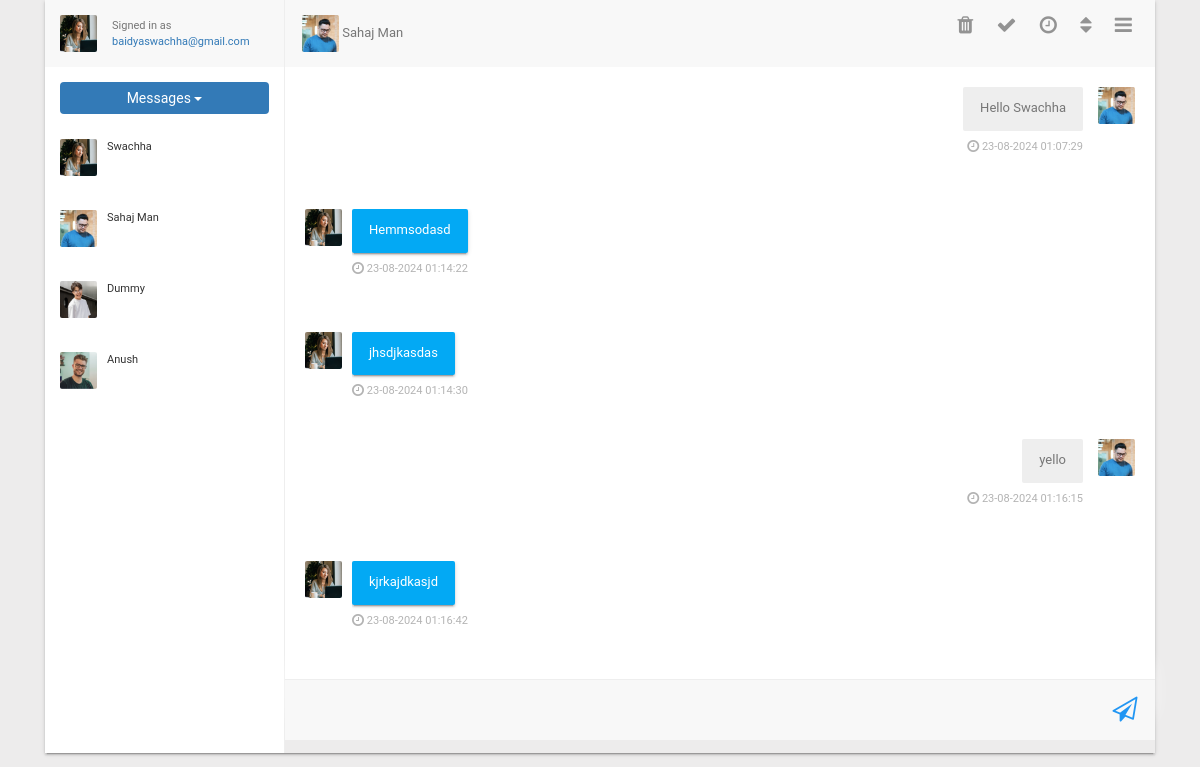
The page /message.php?id=8 (signed in) on the database its author committed.
### tables this page shows
CREATE TABLE `tbl_social_users` (
  `id` int(11) NOT NULL,
  `username` varchar(50) NOT NULL,
  `email` varchar(50) NOT NULL,
  `password` varchar(255) NOT NULL,
  `filename` varchar(50) NOT NULL,
  `address` varchar(50) NOT NULL,
  `joined` varchar(50) NOT NULL,
  `background` varchar(100) NOT NULL,
  `about` varchar(100) NOT NULL,
  `web` varchar(20) NOT NULL
);

CREATE TABLE `tbl_social_messages` (
  `messageID` int(11) NOT NULL,
  `userID` int(11) NOT NULL,
  `message` varchar(128) NOT NULL,
  `dateandtime` varchar(100) NOT NULL,
  `toUser` int(11) NOT NULL
);

### message.php (the view, shortened to what this page needs)
<?php
  $id = $_GET['id'];
  $id_curr = $_SESSION["userNo"];
  $connect = mysqli_connect('localhost','root','','social_db');
  if($connect){
    $sql = "SELECT * FROM tbl_social_users WHERE id = '$id'";
    $sqlUsr = "SELECT * FROM tbl_social_users";
    $sqlMsgUser = "SELECT * FROM tbl_social_messages WHERE (userID = '$id_curr' AND toUser = '$id') OR (userID = '$id' AND toUser = '$id_curr')";
    $queryUsr = $connect->query($sqlUsr);
    $query = $connect->query($sql);
    $user = $query->fetch_assoc();
    $username = $user['username'];
    $pfp = $user['filename'];
    $messages = $connect->query($sqlMsgUser);
  }else{
    echo 'Could not connect';
  }
?>
<?php include_once('bs-links.php'); ?>
<!DOCTYPE html>
<html lang="en">
  <head>
    <link href="https://netdna.bootstrapcdn.com/bootstrap/3.3.4/css/bootstrap.min.css"
    rel="stylesheet">
    <link href="css/cs-message.css"
    rel="stylesheet">
  </head>
  <body>
    <link href="https://maxcdn.bootstrapcdn.com/font-awesome/4.3.0/css/font-awesome.min.css"
    rel="stylesheet">
    <div class="container bootstrap snippets bootdey">
      <div class="tile tile-alt" id="messages-main">
        <div class="ms-menu">
          <div class="ms-user clearfix">
            <?php if(!empty($_SESSION['userPfp'])){ ?>
              <img src="./pfp/<?= $_SESSION['userPfp']; ?>" alt class="img-avatar pull-left">
            <?php }else{ ?>
              <img class="img-avatar pull-left" src="https://bootdey.com/img/Content/avatar/avatar6.png" alt>
            <?php } ?>
            <div>
              Signed in as
              <br>
              <a href="/cdn-cgi/l/email-protection" class="__cf_email__" data-cfemail="ddb0f0b5b2b1b1bcaabca49dbab0bcb4b1f3beb2b0">
                <?php echo $_SESSION['userEmail']; ?>
              </a>
            </div>
          </div>
          <div class="p-15">
            <div class="dropdown">
              <a class="btn btn-primary btn-block" href data-toggle="dropdown">
                Messages
                <i class="caret m-l-5">
                </i>
              </a>
            </div>
          </div>
          <div class="list-group lg-alt">
            <?php while($friends = $queryUsr->fetch_assoc()){ ?>
              <a class="list-group-item media" href="message.php?id=<?= $friends['id']; ?>">
                <div class="pull-left">
                  <?php if(!empty($friends['filename'])){ ?>
                    <img src="./pfp/<?= $friends['filename']; ?>" alt class="img-avatar">
                  <?php }else{ ?>
                    <img class="img-avatar" src="https://bootdey.com/img/Content/avatar/avatar6.png" alt>
                  <?php } ?>
                </div>
                <div class="media-body">
                  <small class="list-group-item-heading">
                    <?php echo $friends['username']; ?>
                  </small>
                </div>
              </a>
            <?php } ?>
          </div>
        </div>
        <div class="ms-body">
          <div class="action-header clearfix">
            <div class="pull-left hidden-xs">
              <?php if(!empty($pfp)){ ?>
                <img src="./pfp/<?= $pfp; ?>" alt class="img-avatar m-r-10">
              <?php }else{ ?>
                <img src="https://bootdey.com/img/Content/avatar/avatar6.png" alt class="img-avatar m-r-10">
              <?php } ?>
              <span>
                <?php echo $username; ?>
              </span>
            </div>
            <ul class="ah-actions actions">
              <li>
                <a href>
                  <i class="fa fa-trash">
                  </i>
                </a>
              </li>
              <li>
                <a href>
                  <i class="fa fa-check">
                  </i>
                </a>
              </li>
              <li>
                <a href>
                  <i class="fa fa-clock-o">
                  </i>
                </a>
              </li>
              <li class="dropdown">
                <a href data-toggle="dropdown" aria-expanded="true">
                  <i class="fa fa-sort">
                  </i>
                </a>
              </li>
              <li class="dropdown">
                <a href data-toggle="dropdown" aria-expanded="true">
                  <i class="fa fa-bars">
                  </i>
                </a>
              </li>
            </ul>
          </div>
          <div id="messageDiv">
            <?php while($messageAll = $messages->fetch_assoc()){ ?>
              <?php if($messageAll['userID'] == $id_curr){ ?>
                <div class="message-feed media">
                  <div class="pull-left">
                    <img src="./pfp/<?= $_SESSION['userPfp']; ?>" alt class="img-avatar">
                  </div>
                  <div class="media-body">
                    <div class="mf-content">
                      <?php echo $messageAll['message']; ?>
                    </div>
                    <small class="mf-date">
                      <i class="fa fa-clock-o">
                      </i>
                      <?php echo $messageAll['dateandtime']; ?>
                    </small>
                  </div>
                </div>
              <?php }else{ ?>
                <div class="message-feed right">
                  <div class="pull-right">
                    <img src="./pfp/<?= $pfp; ?>" alt class="img-avatar">
                  </div>
                  <div class="media-body">
                    <div class="mf-content">
                      <?php echo $messageAll['message']; ?>
                    </div>
                    <small class="mf-date">
                      <i class="fa fa-clock-o">
                      </i>
                      <?php echo $messageAll['dateandtime']; ?>
                    </small>
                  </div>
                </div>
              <?php } ?>
            <?php } ?>
          </div>
          <div class="msb-reply">
            <form method="POST" enctype="multipart/form-data" name="form-message">
              <textarea placeholder="What's on your mind..." rows="3" name="message" required>
              </textarea>
              <button type="submit" name="msgsubmit">
                <i class="fa fa-paper-plane-o">
                </i>
              </button>
            </form>
          </div>
        </div>
      </div>
    </div>
  </body>
</html>

### css/cs-message.css (style rules this page uses)
body { font-family: Roboto,sans-serif; font-size: 13px; line-height: 1.42857143; color: #767676; background-color: #edecec; }
#messages-main { position: relative; margin: 0 auto; box-shadow: 0 2px 2px 0 rgba(0, 0, 0, 0.14), 0 3px 1px -2px rgba(0, 0, 0, 0.2), 0 1px 5px 0 rgba(0, 0, 0, 0.12); }
#messages-main:after, #messages-main:before { content: " "; display: table; }
#messages-main .ms-menu { position: absolute; left: 0; top: 0; border-right: 1px solid #eee; padding-bottom: 50px; height: 100%; width: 240px; background: #fff; }
@media (min-width:768px) { #messages-main .ms-body { padding-left: 240px; } }
#messages-main .ms-user { padding: 15px; background: #f8f8f8; }
#messages-main .ms-user>div { overflow: hidden; padding: 3px 5px 0 15px; font-size: 11px; }
.message-feed { padding: 20px; }
.message-feed.right>.pull-right { margin-left: 15px; }
.message-feed:not(.right) .mf-content { background: #03a9f4; color: #fff; box-shadow: 0 2px 2px 0 rgba(0, 0, 0, 0.14), 0 3px 1px -2px rgba(0, 0, 0, 0.2), 0 1px 5px 0 rgba(0, 0, 0, 0.12); }
.message-feed.right .mf-content { background: #eee; }
.mf-content { padding: 12px 17px 13px; border-radius: 2px; display: inline-block; max-width: 80% }
.mf-date { display: block; color: #B3B3B3; margin-top: 7px; }
.mf-date>i { font-size: 14px; line-height: 100%; position: relative; top: 1px; }
.msb-reply { box-shadow: 0 -20px 20px -5px #fff; position: relative; margin-top: 30px; border-top: 1px solid #eee; background: #f8f8f8; }
.msb-reply textarea { width: 100%; font-size: 13px; border: 0; padding: 10px 15px; resize: none; height: 60px; background: 0 0; }
.msb-reply button { position: absolute; top: 0; right: 0; border: 0; height: 100%; width: 60px; font-size: 25px; color: #2196f3; background: 0 0; }
.img-avatar { height: 37px; border-radius: 2px; width: 37px; }
.list-group.lg-alt .list-group-item { border: 0; }
.p-15 { padding: 15px!important; }
.btn:not(.btn-alt) { border: 0; }
.action-header { position: relative; background: #f8f8f8; padding: 15px 13px 15px 17px; }
.ah-actions { z-index: 3; float: right; margin-top: 7px; position: relative; }
.actions { list-style: none; padding: 0; margin: 0; }
.actions>li { display: inline-block; }
.actions:not(.a-alt)>li>a>i { color: #939393; }
.actions>li>a>i { font-size: 20px; }
.actions>li>a { display: block; padding: 0 10px; }
.ms-body { background:#fff; }
#ms-menu-trigger, .message-feed.right { text-align: right; }

### rows shown on the page
tbl_social_users: filename (picture), username "Swachha"
tbl_social_users: filename (picture), username "Sahaj Man"
tbl_social_users: filename (picture), username "Dummy"
tbl_social_users: filename (picture), username "Anush"
tbl_social_messages: tbl_social_users.filename (picture), message "Hello Swachha", dateandtime "23-08-2024 01:07:29"
tbl_social_messages: message "Hemmsodasd", dateandtime "23-08-2024 01:14:22"
tbl_social_messages: message "jhsdjkasdas", dateandtime "23-08-2024 01:14:30"
tbl_social_messages: tbl_social_users.filename (picture), message "yello", dateandtime "23-08-2024 01:16:15"
tbl_social_messages: message "kjrkajdkasjd", dateandtime "23-08-2024 01:16:42"

### other values the page prints
$_SESSION['userEmail'] "baidyaswachha@gmail.com"
